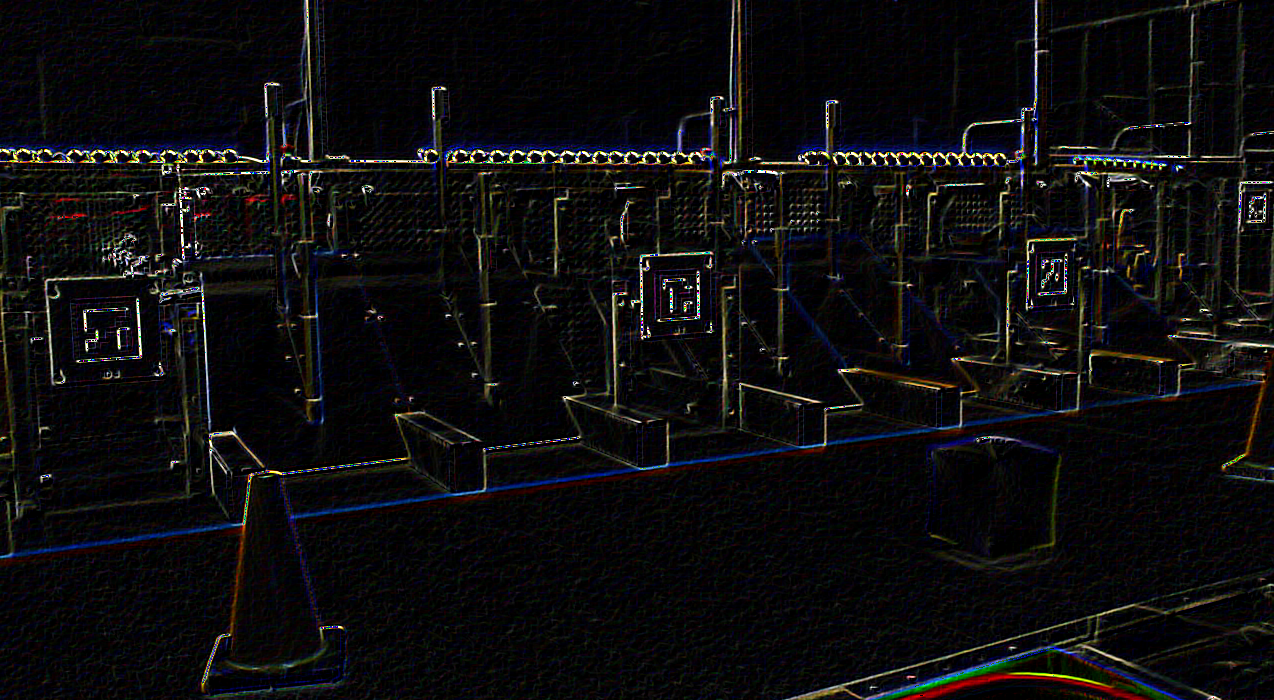
#> input picture Cone and Cube detector/edgedetection.png, 1274 x 700 px, given in place of the camera
$ python 'cube detector(filtered by mask).py'   (older library calls are emulated)
#> lines starting #> are read from the running program, lines starting #| are printed output that depends on the picture; after the words box and inside, x2 and y2 are one past the last pixel; in counts of white or black regions, pixels touching at a corner belong together
import cv2
vid = cv2.VideoCapture(0)


while(vid.isOpened()):

    ret, img = vid.read()
#> img is the input picture: shape (700, 1274, 3); mean B, G, R 14.5, 13.3, 14.1
    #ret is a bool for whether frame is captured sussessfully
    # Display the resulting frame
    if ret == True:
        def binarizeSubt(img):
            blue, green, red = cv2.split(img)
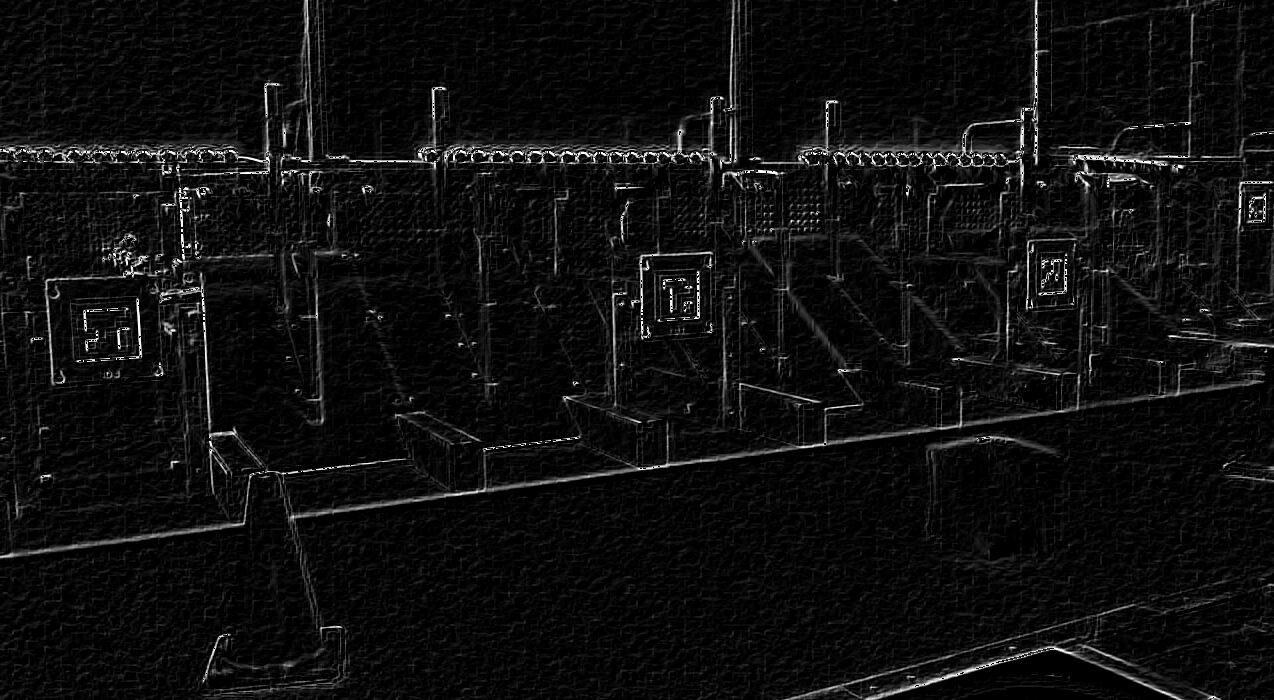
#> blue: shape (700, 1274); min 0, max 255, mean 14.5
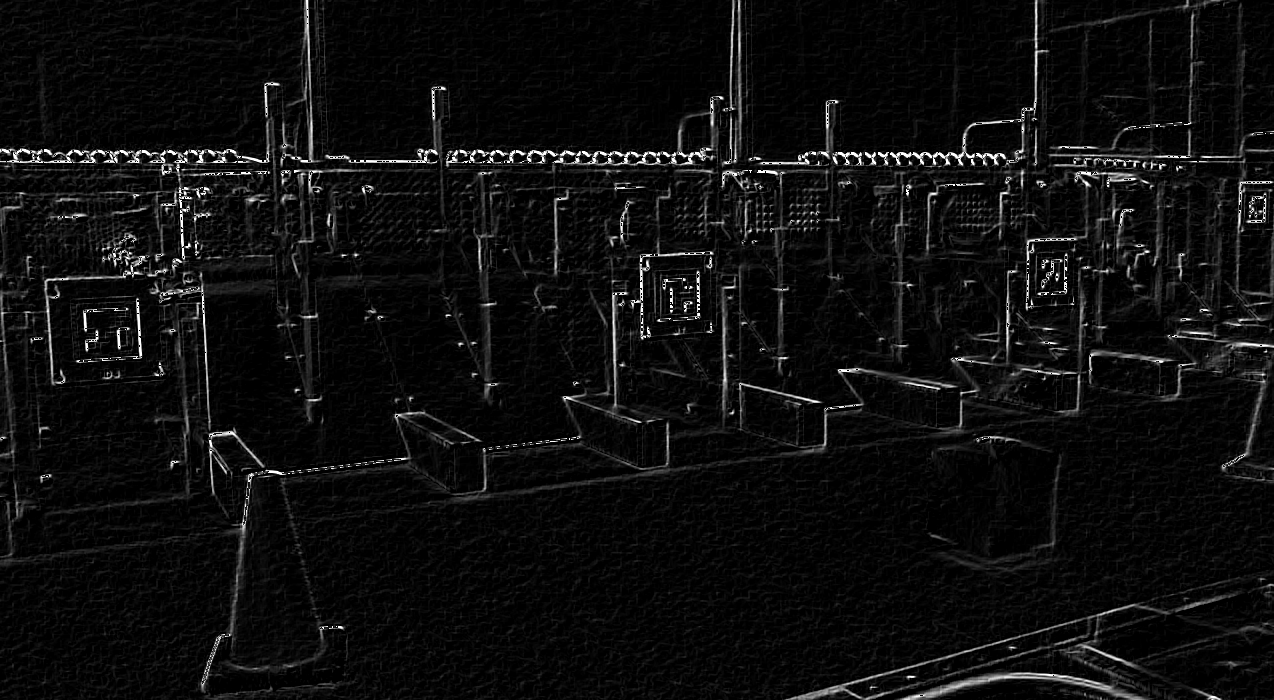
#> red: shape (700, 1274); min 0, max 255, mean 14.1
            b=cv2.subtract(blue,green)
            b_minus_green_minus_green=cv2.subtract(b,green)

            ret,binImage = cv2.threshold(b_minus_green_minus_green, 1, 255, cv2.THRESH_BINARY)
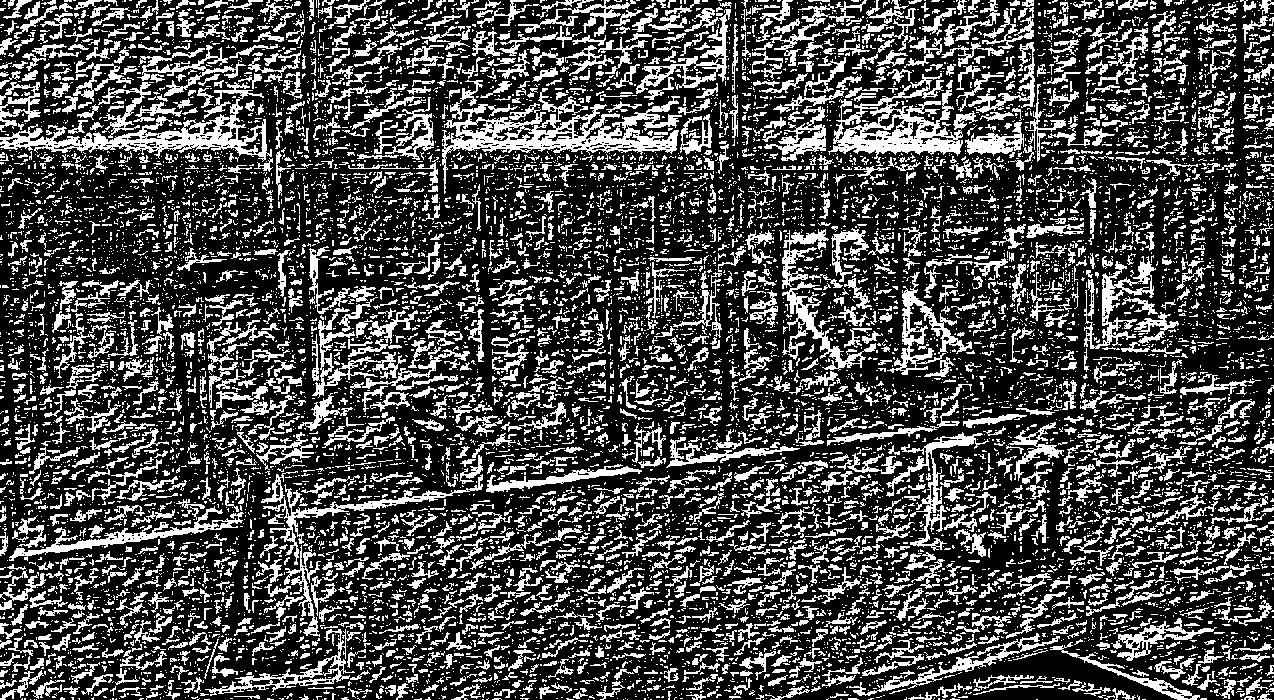
#> binImage: shape (700, 1274); 29.1% white; 12021 white regions (9558 under 20 px), largest, box (x1, y1, x2, y2) and area: (442, 80, 682, 194) 6660, (0, 82, 272, 162) 4766, (828, 73, 963, 166) 4426
            return binImage
        mask=binarizeSubt(img)
        kernel=cv2.getStructuringElement(cv2.MORPH_RECT,(3,3))
        mask=cv2.erode(mask,kernel,iterations=3)
#> mask: shape (700, 1274); 0.05% white in thin lines or dots
        mask=cv2.dilate(mask,kernel,iterations=1)
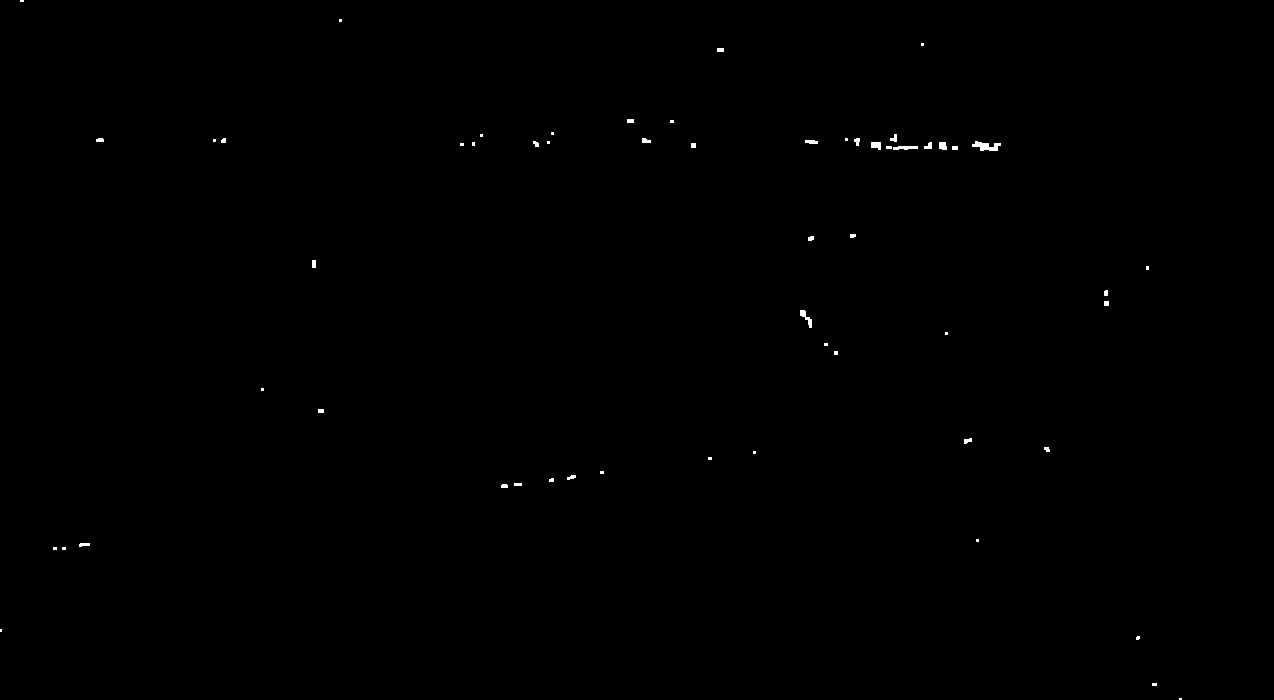
#> mask: shape (700, 1274); 0.16% white; 57 white regions (28 under 20 px)
        contours,hierarchy=cv2.findContours(mask,cv2.RETR_TREE,cv2.CHAIN_APPROX_SIMPLE)
#> contours = 57 contours, 44 with area under 20; largest, box (x1, y1, x2, y2) and area: (972, 141, 1001, 151) 128, (800, 310, 812, 328) 60, (893, 146, 918, 150) 53, (871, 142, 881, 150) 50, (939, 142, 947, 150) 43
        def getCenters(img, contours):
            """_, contours, _ = cv2.findContours
            returns centers of all polygons"""
            centers = []
            for i in range(len(contours)):
                moments = cv2.moments(contours[i])
                centers.append((int(moments['m10']/moments['m00']), int(moments['m01']/moments['m00'])))
                cv2.circle(img, centers[-1], 3, (0, 0, 255), -1)
            return centers
        #contours is a tuple with multiple arrays
        for contour in contours:
            x,y,w,h=cv2.boundingRect(contour)
            m=w/h#show how perfect the square is
            countourArea=cv2.contourArea(contour)
            ratio=countourArea/(w*h)

            if ratio < 0.6 or m >= 1.7 or m <= 1:


                continue


            cv2.drawContours(img,[contour],0,(255,0,255),3)
            #contours is a tuple of arrays
            centers=getCenters(img,contours)


            cv2.imshow("img",img)
#> this loop made 57 passes
#> (x, y, w, h, m, countourArea, ratio) on passes 7, 17, 23, 31, 35, 36, 37, 39, 42, 44, 46, 49: (79, 543, 11, 4, 2.75, 22, 0.5), (964, 438, 8, 6, 1.33, 22.5, 0.469), (800, 310, 12, 18, 0.667, 59.5, 0.275), (893, 146, 25, 4, 6.25, 53, 0.53), (939, 142, 8, 8, 1, 43, 0.672), (924, 142, 8, 7, 1.14, 26, 0.464), (871, 142, 10, 8, 1.25, 49.5, 0.619), (972, 141, 29, 10, 2.9, 128.5, 0.443), (805, 140, 13, 4, 3.25, 30, 0.577), (854, 138, 6, 8, 0.75, 22.5, 0.469), (642, 138, 9, 5, 1.8, 24, 0.533), (890, 134, 7, 8, 0.875, 23, 0.411)
#> (contour, x, y, w, h, m, countourArea, ratio) on pass 27: ([[312, 260], [312, 267], [315, 267], [315, 260]], 312, 260, 4, 8, 0.5, 21, 0.656)
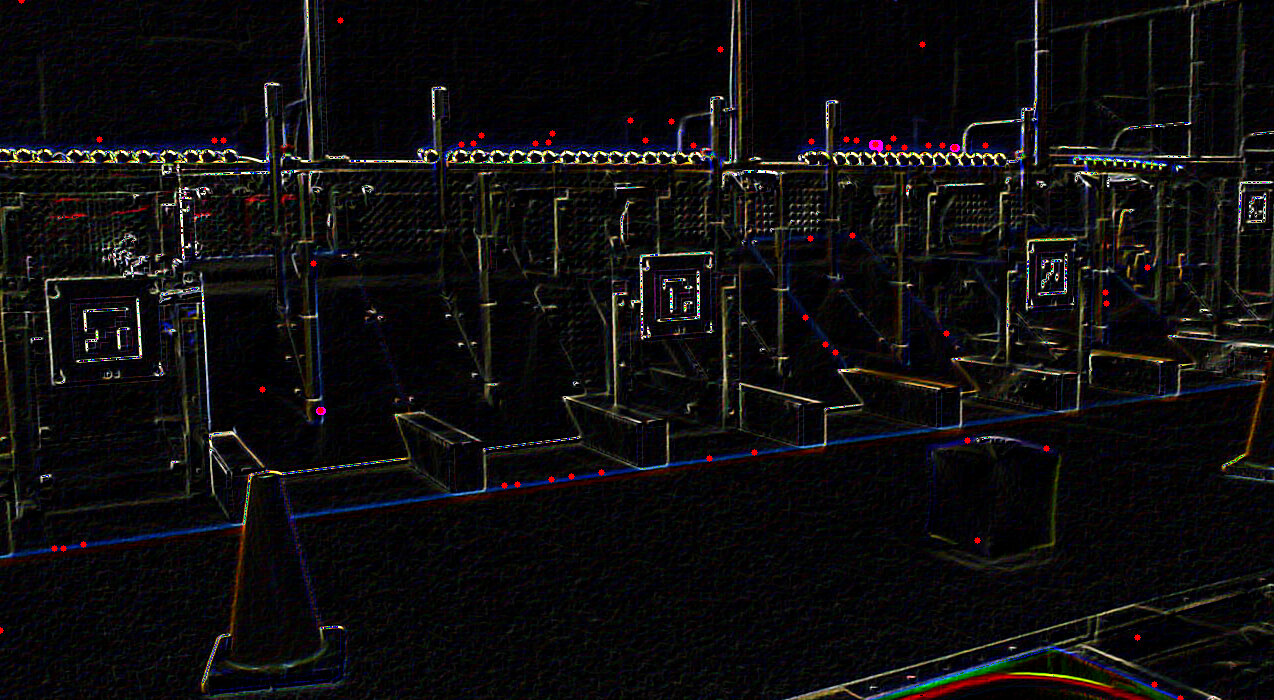
#> img: shape (700, 1274, 3); 0.2% of pixels changed, all inside (x1, y1, x2, y2) = (0, 0, 1184, 700)

        # the 'q' button is set for break
        if cv2.waitKey(55) & 0xFF == ord('q'):
#> (key q is pressed here)
            break

vid.release()
# Destroy all the windows
cv2.destroyAllWindows()
